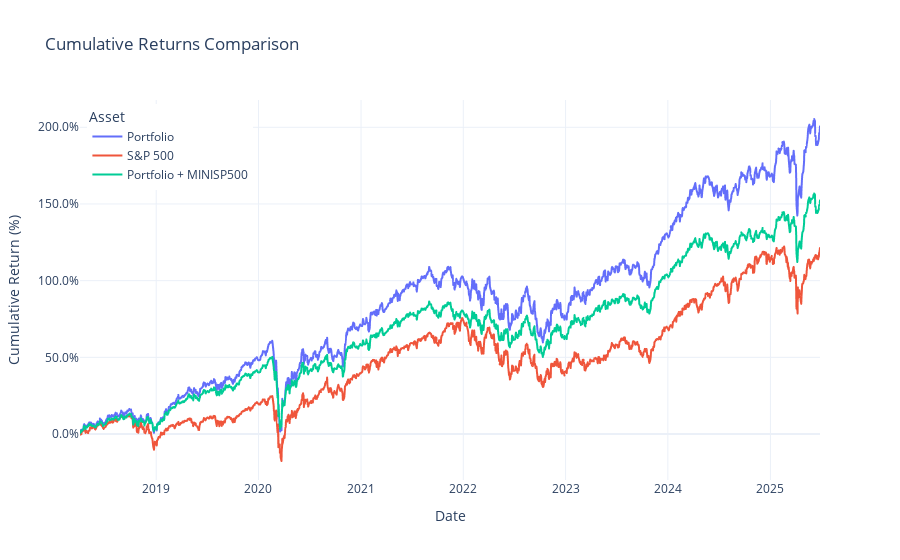

Here is the notebook cell this chart was saved with:
### Code cell
plot_cumulative_returns(results_df_mini_sp500['Portfolio'], results_df_mini_sp500['SP500'], results_df_mini_sp500['Portfolio + MINISP500'], 'Portfolio + MINISP500')

### Figure 1 — Plotly figure (JSON) as saved in the notebook; plotly's stock layout.template omitted (floating-point values rounded to 4 significant figures; data arrays with more than 128 entries replaced by an {"elided": "..."} marker saying what was removed)
{"data": [{"hovertemplate": "<b>%{fullData.name}</b><br>Date: %{x}<br>Cumulative Return: %{y:.2%}<br><extra></extra>", "legendgroup": "Portfolio", "line": {"color": "#636efa", "dash": "solid"}, "marker": {"symbol": "circle"}, "mode": "lines", "name": "Portfolio", "showlegend": true, "type": "scattergl", "x": {"elided": "1763 str values"}, "xaxis": "x", "y": {"elided": "1763 float values"}, "yaxis": "y"}, {"hovertemplate": "<b>%{fullData.name}</b><br>Date: %{x}<br>Cumulative Return: %{y:.2%}<br><extra></extra>", "legendgroup": "S&P 500", "line": {"color": "#EF553B", "dash": "solid"}, "marker": {"symbol": "circle"}, "mode": "lines", "name": "S&P 500", "showlegend": true, "type": "scattergl", "x": {"elided": "1763 str values"}, "xaxis": "x", "y": {"elided": "1763 float values"}, "yaxis": "y"}, {"hovertemplate": "<b>%{fullData.name}</b><br>Date: %{x}<br>Cumulative Return: %{y:.2%}<br><extra></extra>", "legendgroup": "Portfolio + MINISP500", "line": {"color": "#00cc96", "dash": "solid"}, "marker": {"symbol": "circle"}, "mode": "lines", "name": "Portfolio + MINISP500", "showlegend": true, "type": "scattergl", "x": {"elided": "1763 str values"}, "xaxis": "x", "y": {"elided": "1763 float values"}, "yaxis": "y"}], "layout": {"hovermode": "x unified", "legend": {"title": {"text": "Asset"}, "tracegroupgap": 0, "x": 0.01, "xanchor": "left", "y": 0.99, "yanchor": "top"}, "title": {"text": "Cumulative Returns Comparison"}, "xaxis": {"anchor": "y", "domain": [0, 1], "title": {"text": "Date"}}, "yaxis": {"anchor": "x", "domain": [0, 1], "tickformat": ".1%", "title": {"text": "Cumulative Return (%)"}}}}
